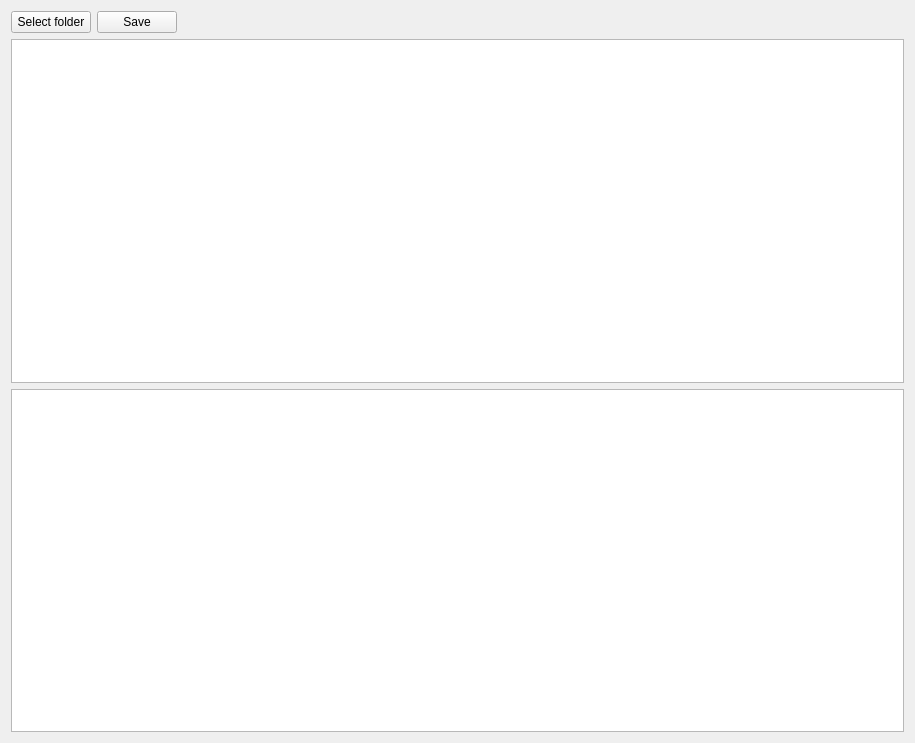
<?xml version="1.0" encoding="UTF-8"?>
<ui version="4.0">
 <class>Form</class>
 <widget class="QWidget" name="Form">
  <property name="geometry">
   <rect>
    <x>0</x>
    <y>0</y>
    <width>915</width>
    <height>743</height>
   </rect>
  </property>
  <property name="windowTitle">
   <string>Form</string>
  </property>
  <layout class="QHBoxLayout" name="horizontalLayout_3">
   <item>
    <layout class="QVBoxLayout" name="verticalLayout">
     <item>
      <layout class="QHBoxLayout" name="horizontalLayout">
       <item>
        <widget class="QPushButton" name="btnChooseFolder">
         <property name="text">
          <string>Select folder</string>
         </property>
        </widget>
       </item>
       <item>
        <widget class="QPushButton" name="btnSave">
         <property name="text">
          <string>Save</string>
         </property>
        </widget>
       </item>
       <item>
        <spacer name="horizontalSpacer">
         <property name="orientation">
          <enum>Qt::Horizontal</enum>
         </property>
         <property name="sizeHint" stdset="0">
          <size>
           <width>40</width>
           <height>20</height>
          </size>
         </property>
        </spacer>
       </item>
      </layout>
     </item>
     <item>
      <widget class="QTreeView" name="treeFiles"/>
     </item>
     <item>
      <widget class="QTreeView" name="treeTags"/>
     </item>
    </layout>
   </item>
  </layout>
 </widget>
 <resources/>
 <connections/>
</ui>
